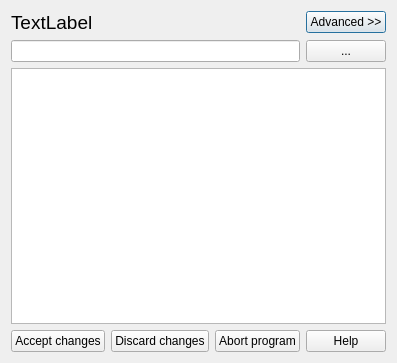
<?xml version="1.0" encoding="UTF-8"?>
<ui version="4.0">
 <class>Gui::Dialog::DlgRunExternal</class>
 <widget class="QDialog" name="Gui::Dialog::DlgRunExternal">
  <property name="geometry">
   <rect>
    <x>0</x>
    <y>0</y>
    <width>387</width>
    <height>363</height>
   </rect>
  </property>
  <property name="sizePolicy">
   <sizepolicy hsizetype="Preferred" vsizetype="Preferred">
    <horstretch>0</horstretch>
    <verstretch>0</verstretch>
   </sizepolicy>
  </property>
  <property name="windowTitle">
   <string>Running external program</string>
  </property>
  <layout class="QGridLayout" name="gridLayout">
   <item row="0" column="0">
    <layout class="QHBoxLayout" name="horizontalLayout">
     <item>
      <widget class="QLabel" name="programName">
       <property name="font">
        <font>
         <family>MS Shell Dlg 2</family>
         <pointsize>14</pointsize>
         <weight>50</weight>
         <italic>false</italic>
         <bold>false</bold>
         <underline>false</underline>
         <strikeout>false</strikeout>
        </font>
       </property>
       <property name="text">
        <string>TextLabel</string>
       </property>
      </widget>
     </item>
     <item>
      <spacer name="horizontalSpacer">
       <property name="orientation">
        <enum>Qt::Horizontal</enum>
       </property>
       <property name="sizeHint" stdset="0">
        <size>
         <width>40</width>
         <height>20</height>
        </size>
       </property>
      </spacer>
     </item>
     <item>
      <widget class="QPushButton" name="buttonAdvanced">
       <property name="text">
        <string>Advanced &gt;&gt;</string>
       </property>
      </widget>
     </item>
    </layout>
   </item>
   <item row="1" column="0">
    <widget class="QWidget" name="extensionWidget" native="true">
     <layout class="QVBoxLayout" name="verticalLayout">
      <property name="spacing">
       <number>6</number>
      </property>
      <property name="margin">
       <number>0</number>
      </property>
      <item>
       <layout class="QHBoxLayout">
        <property name="spacing">
         <number>6</number>
        </property>
        <property name="margin">
         <number>0</number>
        </property>
        <item>
         <widget class="QLineEdit" name="programPath"/>
        </item>
        <item>
         <widget class="QPushButton" name="chooseProgram">
          <property name="text">
           <string>...</string>
          </property>
         </widget>
        </item>
       </layout>
      </item>
      <item>
       <widget class="QTextEdit" name="output"/>
      </item>
     </layout>
    </widget>
   </item>
   <item row="2" column="0">
    <layout class="QHBoxLayout" name="horizontalLayout_2">
     <item>
      <widget class="QPushButton" name="buttonAccept">
       <property name="text">
        <string>Accept changes</string>
       </property>
      </widget>
     </item>
     <item>
      <widget class="QPushButton" name="buttonDiscard">
       <property name="text">
        <string>Discard changes</string>
       </property>
      </widget>
     </item>
     <item>
      <widget class="QPushButton" name="buttonAbort">
       <property name="text">
        <string>Abort program</string>
       </property>
      </widget>
     </item>
     <item>
      <spacer name="horizontalSpacer_2">
       <property name="orientation">
        <enum>Qt::Horizontal</enum>
       </property>
       <property name="sizeHint" stdset="0">
        <size>
         <width>40</width>
         <height>20</height>
        </size>
       </property>
      </spacer>
     </item>
     <item>
      <widget class="QPushButton" name="buttonHelp">
       <property name="text">
        <string>Help</string>
       </property>
      </widget>
     </item>
    </layout>
   </item>
  </layout>
 </widget>
 <resources/>
 <connections/>
</ui>
